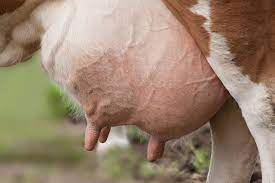
#> input picture Dataset/Mastitis_images/7.jpeg, 275 x 183 px
$ python -i segmentation.py   (imports and definitions only)
#> lines starting #> are read from the running program, lines starting #| are printed output that depends on the picture
import os
import cv2
import numpy as np
from PIL import Image
from ultralytics import YOLO

# In HF Space, all files are at root level
ROOT_DIR = os.path.dirname(__file__)
YOLO_PATH = os.path.join(ROOT_DIR, "Model", "best_udder_yolo.pt")

# [1 line that did not run here, left out]

def load_image_as_numpy(image_input):
    if isinstance(image_input, str):
        img = cv2.imread(image_input)
        if img is None:
            raise FileNotFoundError(f"Could not read image: {image_input}")
        return img
    elif isinstance(image_input, Image.Image):
        img_np = np.array(image_input)
        if len(img_np.shape) == 2:
            img_np = cv2.cvtColor(img_np, cv2.COLOR_GRAY2BGR)
        elif img_np.shape[2] == 4:
            img_np = cv2.cvtColor(img_np, cv2.COLOR_RGBA2BGR)
        else:
            img_np = cv2.cvtColor(img_np, cv2.COLOR_RGB2BGR)
        return img_np
    elif isinstance(image_input, np.ndarray):
        if len(image_input.shape) == 2:
            return cv2.cvtColor(image_input, cv2.COLOR_GRAY2BGR)
        return cv2.cvtColor(image_input, cv2.COLOR_RGB2BGR)
    else:
        raise ValueError("Unsupported image type")

def segment_udder(image_bgr):
    h, w = image_bgr.shape[:2]
    results = yolo_model(image_bgr, verbose=False)
    for r in results:
        if r.masks is not None and len(r.masks.data) > 0:
            binary_mask = r.masks.data[0].cpu().numpy().astype(np.uint8) * 255
            if binary_mask.shape[:2] != (h, w):
                binary_mask = cv2.resize(binary_mask, (w, h), interpolation=cv2.INTER_NEAREST)
            box = r.boxes.xyxy[0].cpu().numpy()
            x1, y1, x2, y2 = map(int, box)
            return binary_mask, [x1, y1, x2 - x1, y2 - y1]
    return np.zeros((h, w), dtype=np.uint8), [0, 0, w, h]

def detect_inflammation(image_bgr, udder_mask):
    hsv = cv2.cvtColor(image_bgr, cv2.COLOR_BGR2HSV)
    lower_red1 = np.array([0, 40, 50])
    upper_red1 = np.array([12, 255, 255])
    lower_red2 = np.array([165, 40, 50])
    upper_red2 = np.array([180, 255, 255])
    mask1 = cv2.inRange(hsv, lower_red1, upper_red1)
    mask2 = cv2.inRange(hsv, lower_red2, upper_red2)
    red_mask = cv2.bitwise_or(mask1, mask2)
    inflammation_mask = cv2.bitwise_and(red_mask, udder_mask)
    kernel = cv2.getStructuringElement(cv2.MORPH_ELLIPSE, (3, 3))
    return cv2.morphologyEx(inflammation_mask, cv2.MORPH_OPEN, kernel)

def analyze_image(image_input):
    image_bgr = load_image_as_numpy(image_input)
    udder_mask, bbox = segment_udder(image_bgr)
    inflam_mask = detect_inflammation(image_bgr, udder_mask)
    udder_area = np.sum(udder_mask > 0)
    inflam_area = np.sum(inflam_mask > 0)
    inflam_index = (float(inflam_area) / float(udder_area)) * 100.0 if udder_area > 0 else 0.0
    return image_bgr, udder_mask, bbox, inflam_mask, inflam_index

def generate_visualization(image_input):
    img_bgr, udder_mask, bbox, inflam_mask, inflam_index = analyze_image(image_input)
    img_bbox = img_bgr.copy()
    x, y, w, h = bbox
    cv2.rectangle(img_bbox, (x, y), (x + w, y + h), (0, 255, 0), 3)
    cv2.putText(img_bbox, "Udder Region", (x, max(30, y - 10)), cv2.FONT_HERSHEY_SIMPLEX, 0.8, (0, 255, 0), 2)
    img_segmented = cv2.bitwise_and(img_bgr, img_bgr, mask=udder_mask)
    overlay = img_segmented.copy()
    overlay[inflam_mask > 0] = [0, 0, 255]
    img_overlay = cv2.addWeighted(img_segmented, 0.7, overlay, 0.3, 0)
    contours, _ = cv2.findContours(inflam_mask, cv2.RETR_EXTERNAL, cv2.CHAIN_APPROX_SIMPLE)
    cv2.drawContours(img_overlay, contours, -1, (0, 0, 255), 2)
    return (
        Image.fromarray(cv2.cvtColor(img_bbox, cv2.COLOR_BGR2RGB)),
        Image.fromarray(cv2.cvtColor(img_segmented, cv2.COLOR_BGR2RGB)),
        Image.fromarray(cv2.cvtColor(img_overlay, cv2.COLOR_BGR2RGB)),
        inflam_index
    )

>>> import cv2
>>> picture = cv2.imread('../Dataset/Mastitis_images/7.jpeg', cv2.IMREAD_GRAYSCALE)
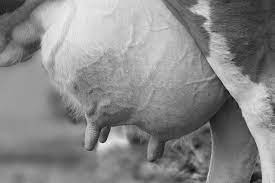
#> picture: shape (183, 275); min 5, max 243, mean 135.5
>>> result = generate_visualization(picture)
#> (the run stopped early here; a loop or call above may not have finished)

$ run again, on Dataset/Mastitis_images/8.jpeg
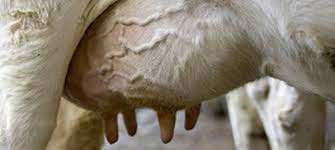
#> input picture Dataset/Mastitis_images/8.jpeg, 335 x 150 px
#> `picture = cv2.imread('../Dataset/Mastitis_images/7.jpeg', cv2.IMREAD_G..`:
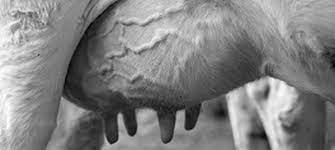
#> picture: shape (150, 335); min 0, max 255, mean 129.3
